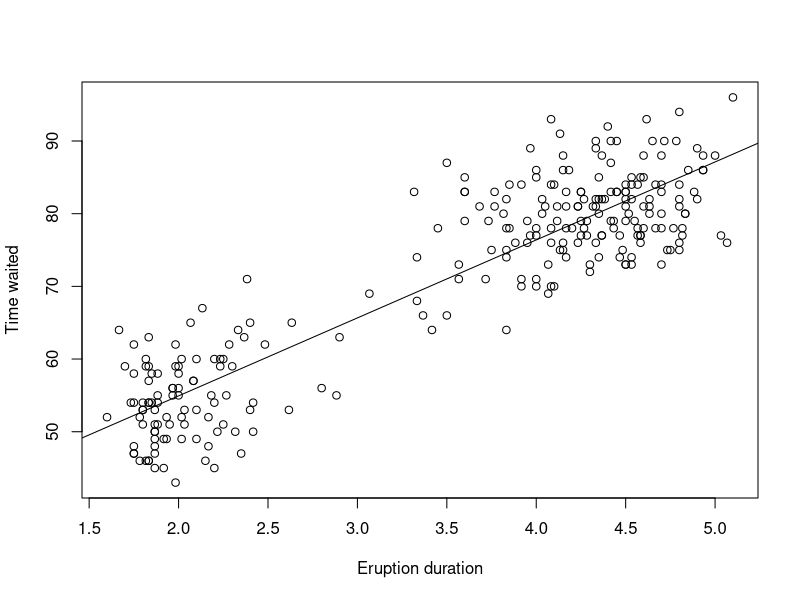
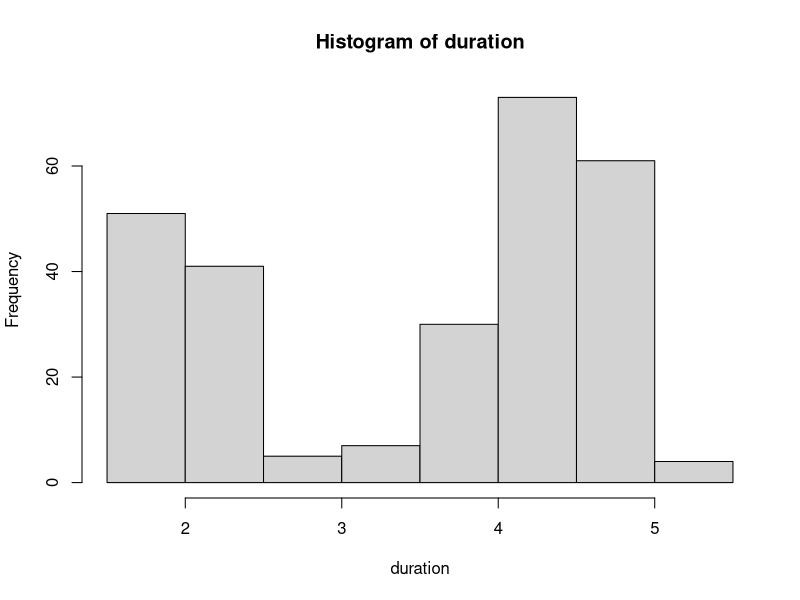
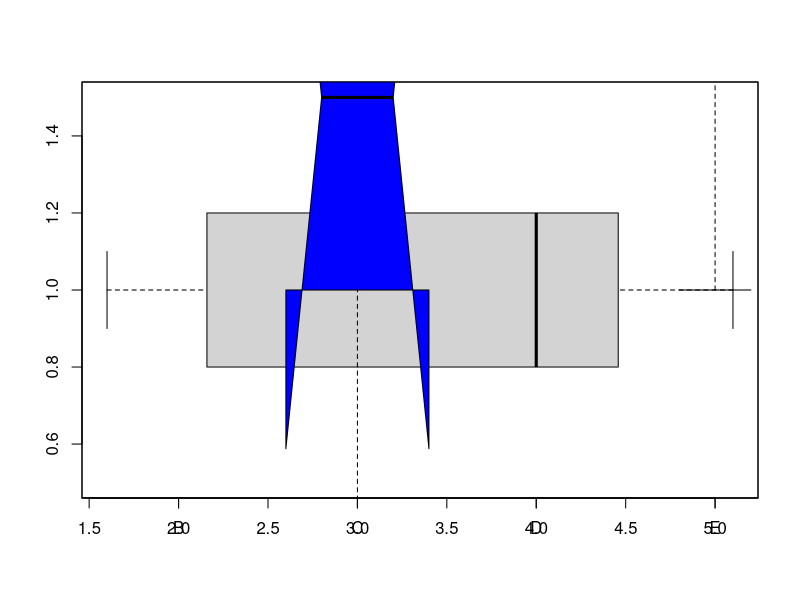
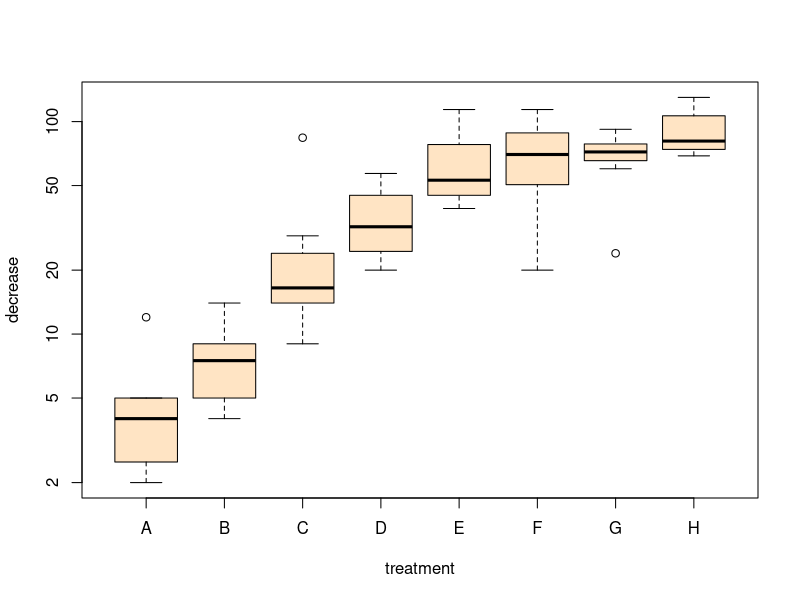
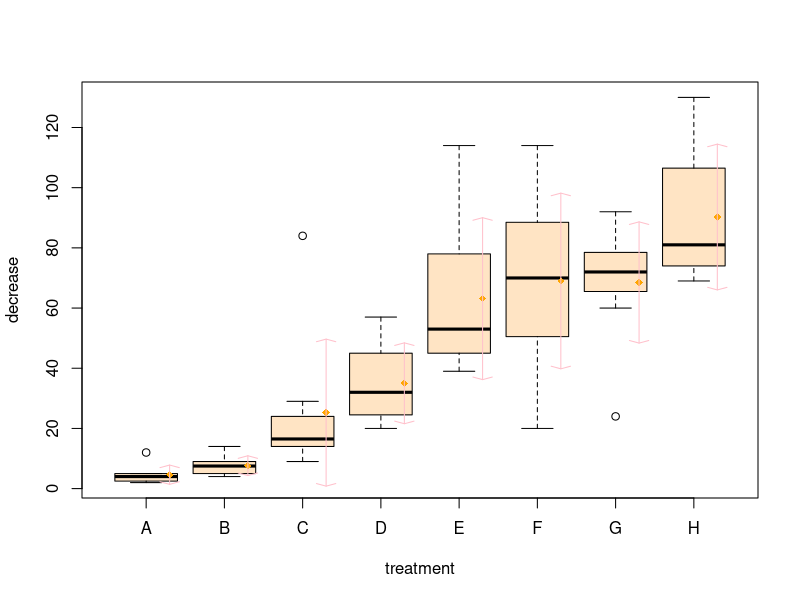

Write the R code that produced these figures, in order.
# Reading Faithful Dataset

# Find the mean eruption duration in the data set faithful
faithful
duration = faithful$eruptions  # the eruption durations
duration
mean(duration)   # apply the mean function
# Find the median of the eruption duration in the data set faithful
median(duration) # apply the median function
# Find the quartiles of the eruption durations in the data set faithful
quantile(duration) # apply the quantile function
# Find the 32nd, 57th and 98th percentiles of the eruption durations in the data set faithful
quantile(duration, c(.32, .57, .98))
# Find the range of the eruption duration in the data set faithful
max(duration)
min(duration)
max(duration) - min(duration) # apply the max and min functions
# Find the interquartile range of eruption duration in the data set faithful
IQR(duration) # apply the IQR function
# Find the standard deviation of the eruption duration in the data set faithful
sd(duration) # apply the standard devation function
# Find the variance of the eruption duration in the data set faithful
var(duration) # apply the variance function
# Find the skewness of eruption duration in the data set faithful
library(e1071)
skewness(duration) # apply the skewness function
# Find the kurtosis of eruption duration in the data set faithful
kurtosis(duration) # apply the kurtosis function
# Find the stem-and-leaf plot of the eruption durations in faithful
stem(duration) # apply the stem-and-leaf plot function
# Find the scatter plot of the eruption durations and waiting intervals in faithful
waiting = faithful$waiting
waiting # the waiting interval
head(cbind(duration, waiting))
plot(duration, waiting, xlab="Eruption duration", ylab="Time waited") # plot the variables
abline(lm(waiting ~ duration)) # draw a trend line with abline
# Find the histogram of the eruption durations in faithful
hist(duration,right=FALSE)  # apply the hist function
# Find the box plot of the eruption duration in the data set faithful
boxplot(duration, horizontal=TRUE)  # horizontal box plot
# Find the covariance of eruption duration and waiting time in the data set faithful.Observe if there is any linear relationship between the two variables
cov(duration,waiting) # apply the cov function
# Find the correlation coefficient of eruption duration and waiting time in the data set faithful.Observe if there is any linear relationship between the variables
cor(duration,waiting) # apply the cor function
# Reading Insectsprays Dataset
InsectSprays
# Find the boxplot for InsectSprays
boxplot(count ~ spray, data = InsectSprays, notch = TRUE, add = TRUE, col = "blue")
boxplot(decrease ~ treatment, data = OrchardSprays, log = "y", col = "bisque")
rb <- boxplot(decrease ~ treatment, data = OrchardSprays, col = "bisque")
mn.t <- tapply(OrchardSprays$decrease, OrchardSprays$treatment, mean)
sd.t <- tapply(OrchardSprays$decrease, OrchardSprays$treatment, sd)
xi <- 0.3 + seq(rb$n)
points(xi, mn.t, col = "orange", pch = 18)
arrows(xi, mn.t - sd.t, xi, mn.t + sd.t, code = 3, col = "pink", angle = 75, length = .1)

